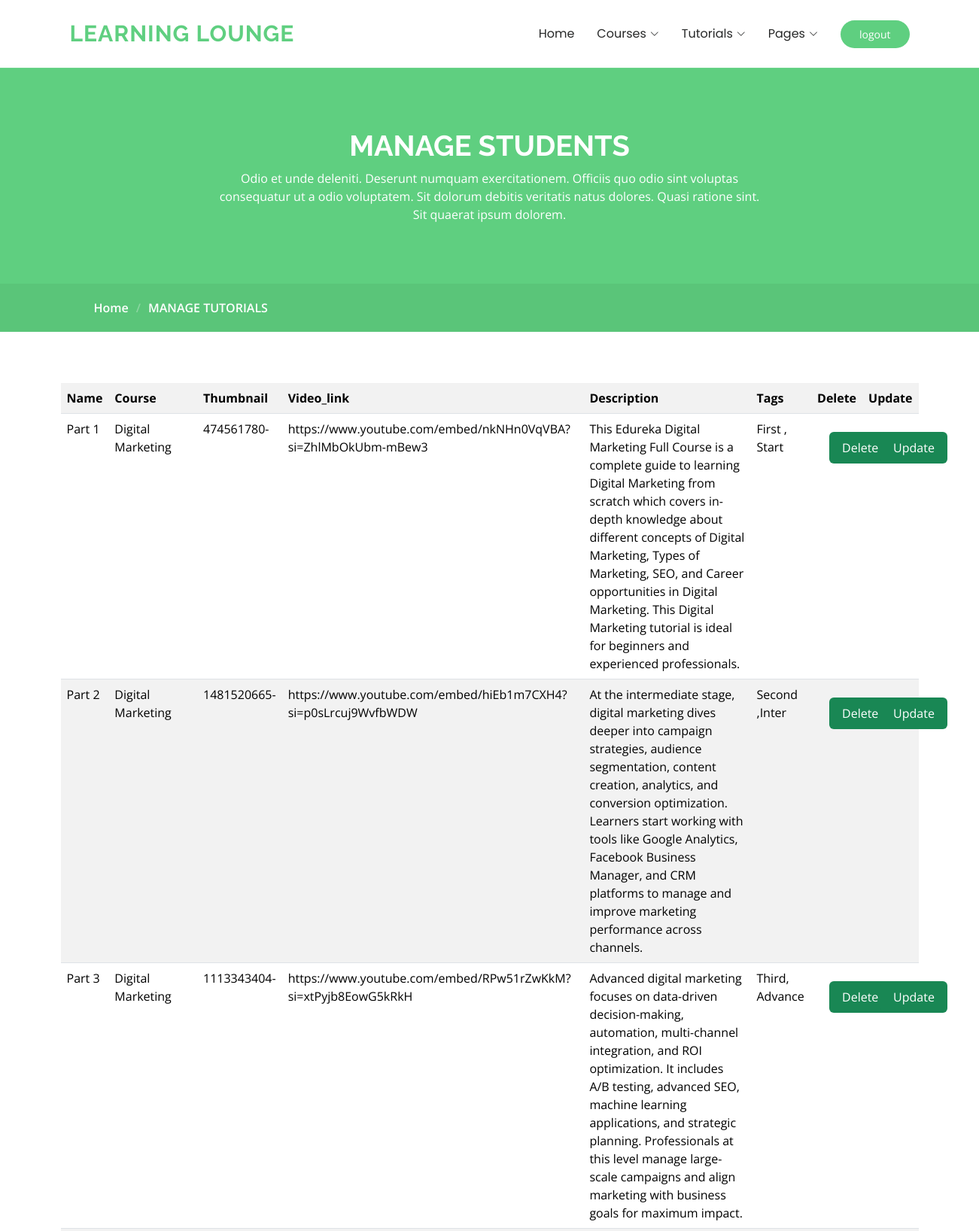
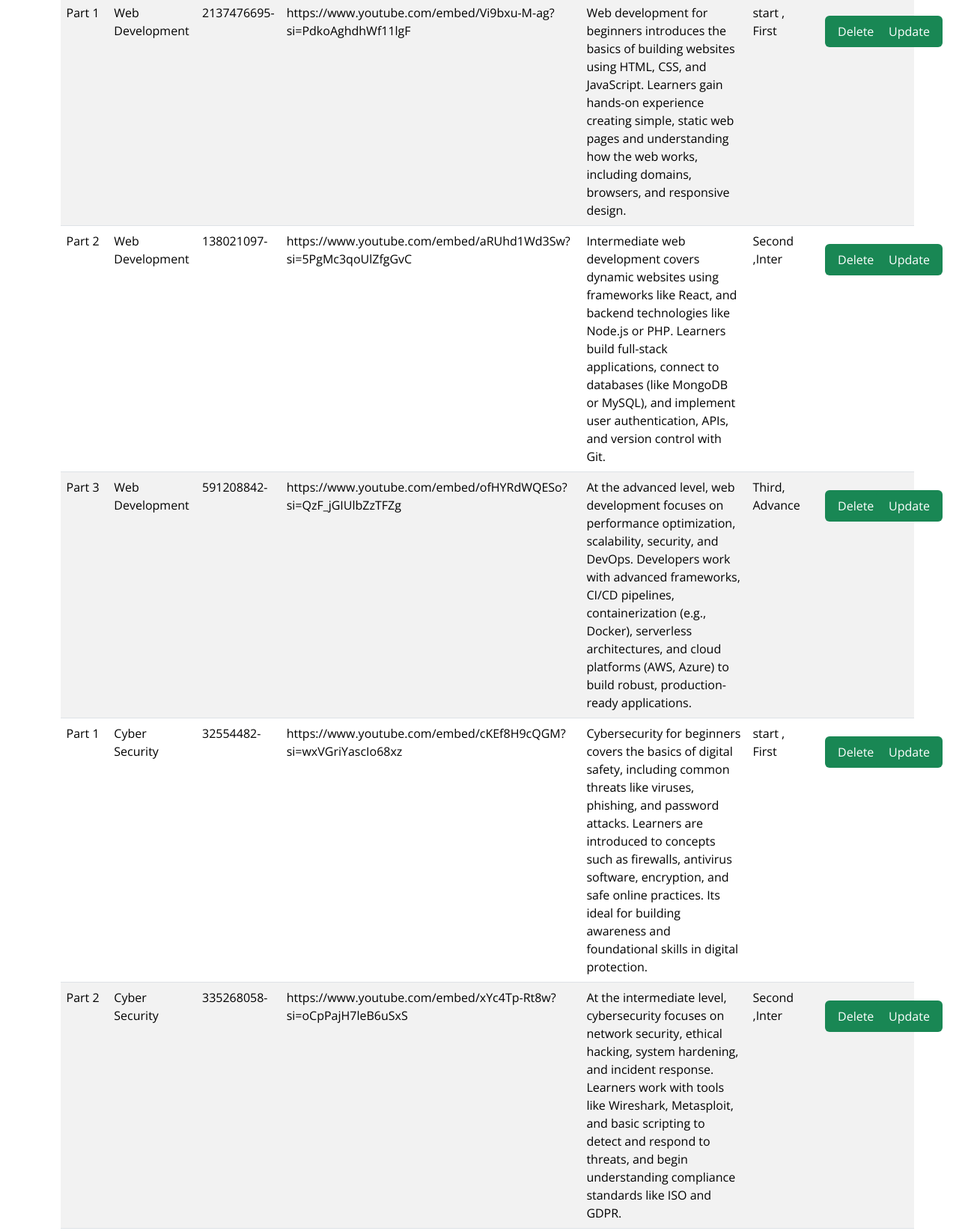
Screenshot of /manage_tutorials.php (signed in, upper part) with the database file from the repository (2 pictures, top to bottom).
### tables this page shows
CREATE TABLE `tutorial` (
  `id` int(5) NOT NULL,
  `name` varchar(50) NOT NULL,
  `course` varchar(50) NOT NULL,
  `thumbnail` varchar(50) NOT NULL,
  `video_link` varchar(90) NOT NULL,
  `description` longtext NOT NULL,
  `tags` varchar(100) NOT NULL,
  `status` varchar(50) NOT NULL DEFAULT 'activated',
  `created_at` timestamp NOT NULL DEFAULT current_timestamp()
);

CREATE TABLE `course_category` (
  `id` int(5) NOT NULL,
  `image` varchar(100) NOT NULL,
  `course_name` varchar(50) NOT NULL,
  `course_price` int(6) NOT NULL,
  `description` longtext NOT NULL,
  `free_video` varchar(100) NOT NULL,
  `status` varchar(50) NOT NULL DEFAULT 'activated',
  `created_at` timestamp NOT NULL DEFAULT current_timestamp()
);

### manage_tutorials.php (the view, shortened to what this page needs)
<?php
include("admin_heading.php");
?>
<main>
    <div class="page-title" data-aos="fade">
        <div class="heading">
            <div class="container">
                <div class="row d-flex justify-content-center text-center">
                    <div class="col-lg-8">
                        <h1>MANAGE STUDENTS<br></h1>
                        <p class="mb-0">Odio et unde deleniti. Deserunt numquam exercitationem. Officiis quo odio sint
                            voluptas
                            consequatur ut a odio voluptatem. Sit dolorum debitis veritatis natus dolores. Quasi ratione
                            sint. Sit
                            quaerat ipsum dolorem.</p>
                    </div>
                </div>
            </div>
        </div>
        <nav class="breadcrumbs">
            <div class="container">
                <ol>
                    <li><a href="index.php">Home</a></li>
                    <li class="current">MANAGE TUTORIALS<br></li>
                </ol>
            </div>
        </nav>
    </div>
    <section id="contact" class="contact section">
        <section id="courses" class="courses section">
            <div class="container">
                <div class="row">
                    <table class="table table-striped">
                        <tr>
                            <th>Name</th>
                            <th>Course</th>
                            <th>Thumbnail</th>
                            <th>Video_link</th>
                            <th>Description</th>
                            <th>Tags</th>
                            <th>Delete</th>
                            <th>Update</th>
                        </tr>
                        <?php
                        include("config.php");
                        $query = "SELECT tutorial.* ,course_category.course_name FROM `tutorial` INNER JOIN `course_category` on tutorial.course=course_category.id";
                        $res = mysqli_query($db, $query);
                        while ($data = mysqli_fetch_assoc($res)) {
                        ?>
                            <tr>
                                <td><?php echo $data['name'] ?></td>
                                <td><?php echo $data['course_name'] ?></td>
                                <td><?php echo $data['thumbnail'] ?></td>
                                <td><?php echo $data['video_link'] ?></td>
                                <td><?php echo $data['description'] ?></td>
                                <td><?php echo $data['tags'] ?></td>
                                <td>
                                    <a href="delete_tutorials.php?id=<?php echo $data['id']; ?>" class="text-white">
                                        <button class="text-white bg-success btn px-3 py-2 m-3 py-0 rounded position-absolute">
                                            Delete
                                        </button>
                                    </a>
                                </td>
                                <td colspan="">
                                    <a href="update_tutorials.php?id=<?php echo $data['id']; ?>" class="text-white">
                                        <button class="btn text-white bg-success px-3 py-2 m-3 py-0  rounded position-absolute">
                                            Update
                                        </button>
                                    </a>
                                </td>
                            </tr>
                        <?php
                        }
                        ?>
                    </table>
                </div>
            </div>
        </section>
    </section>
</main>
<?php
include("footer.php");
?>

### assets/css/main.css (style rules this page uses)
:root { --default-font: "Open Sans", system-ui, -apple-system, "Segoe UI", Roboto, "Helvetica Neue", Arial, "Noto Sans", "Liberation Sans", sans-serif, "Apple Color Emoji", "Segoe UI Emoji", "Segoe UI Symbol", "Noto Color Emoji"; --heading-font: "Raleway", sans-serif; --nav-font: "Poppins", sans-serif; }
:root { --background-color: #ffffff; --default-color: #444444; --heading-color: #37423b; --accent-color: #5fcf80; --surface-color: #ffffff; --contrast-color: #ffffff; }
:root { --nav-color: #272828; --nav-hover-color: #5fcf80; --nav-mobile-background-color: #ffffff; --nav-dropdown-background-color: #ffffff; --nav-dropdown-color: #272828; --nav-dropdown-hover-color: #5fcf80; }
:root { scroll-behavior: smooth; }
body { color: var(--default-color); background-color: var(--background-color); font-family: var(--default-font); }
a { color: var(--accent-color); text-decoration: none; transition: 0.3s; }
h1, h2, h3, h4, h5, h6 { color: var(--heading-color); font-family: var(--heading-font); }
.page-title { --default-color: var(--contrast-color); --background-color: var(--accent-color); --heading-color: var(--contrast-color); color: var(--default-color); background-color: var(--background-color); position: relative; }
.page-title .heading { padding: 80px 0; border-top: 1px solid color-mix(in srgb, var(--default-color), transparent 90%); }
.page-title .heading h1 { font-size: 38px; font-weight: 700; }
.page-title nav { background-color: color-mix(in srgb, var(--accent-color) 90%, black 5%); padding: 20px 0; }
.page-title nav a { color: var(--default-color); }
.page-title nav ol { display: flex; flex-wrap: wrap; list-style: none; margin: 0; font-size: 16px; font-weight: 600; }
.page-title nav ol li+li { padding-left: 10px; }
.page-title nav ol li+li::before { content: "/"; display: inline-block; padding-right: 10px; color: color-mix(in srgb, var(--default-color), transparent 70%); }
section, .section { color: var(--default-color); background-color: var(--background-color); padding: 60px 0; scroll-margin-top: 900px; overflow: clip; }
.contact { padding-top: 8px; padding-bottom: 40px; }

### rows the page displays
tutorial: name "Part 1", course_category.course_name "Digital Marketing", thumbnail "474561780-", video_link "https://www.youtube.com/embed/nkNHn0VqVBA?si=ZhlMbOkUbm-mBew3", description "This Edureka Digital Marketing Full Course is a complete guide to learning Digital Marketing from scratch which covers in-depth knowledge about different concepts of Digital Marketing, Types of Marketing, SEO, and Career opportunities in Digital Marketing. This Digital Marketing tutorial is ideal for beginners and experienced professionals.", tags "First , Start"
tutorial: name "Part 2", course_category.course_name "Digital Marketing", thumbnail "1481520665-", video_link "https://www.youtube.com/embed/hiEb1m7CXH4?si=p0sLrcuj9WvfbWDW", description "At the intermediate stage, digital marketing dives deeper into campaign strategies, audience segmentation, content creation, analytics, and conversion optimization. Learners start working with tools like Google Analytics, Facebook Business Manager, and CRM platforms to manage and improve marketing performance across channels.", tags "Second ,Inter"
tutorial: name "Part 3", course_category.course_name "Digital Marketing", thumbnail "1113343404-", video_link "https://www.youtube.com/embed/RPw51rZwKkM?si=xtPyjb8EowG5kRkH", description "Advanced digital marketing focuses on data-driven decision-making, automation, multi-channel integration, and ROI optimization. It includes A/B testing, advanced SEO, machine learning applications, and strategic planning. Professionals at this level manage large-scale campaigns and align marketing with business goals for maximum impact.", tags "Third, Advance"
tutorial: name "Part 1", course_category.course_name "Web Development", thumbnail "2137476695-", video_link "https://www.youtube.com/embed/Vi9bxu-M-ag?si=PdkoAghdhWf11lgF", description "Web development for beginners introduces the basics of building websites using HTML, CSS, and JavaScript. Learners gain hands-on experience creating simple, static web pages and understanding how the web works, including domains, browsers, and responsive design.", tags "start , First"
tutorial: name "Part 2", course_category.course_name "Web Development", thumbnail "138021097-", video_link "https://www.youtube.com/embed/aRUhd1Wd3Sw?si=5PgMc3qoUlZfgGvC", description "Intermediate web development covers dynamic websites using frameworks like React, and backend technologies like Node.js or PHP. Learners build full-stack applications, connect to databases (like MongoDB or MySQL), and implement user authentication, APIs, and version control with Git.", tags "Second ,Inter"
tutorial: name "Part 3", course_category.course_name "Web Development", thumbnail "591208842-", video_link "https://www.youtube.com/embed/ofHYRdWQESo?si=QzF_jGIUlbZzTFZg", description "At the advanced level, web development focuses on performance optimization, scalability, security, and DevOps. Developers work with advanced frameworks, CI/CD pipelines, containerization (e.g., Docker), serverless architectures, and cloud platforms (AWS, Azure) to build robust, production-ready applications.", tags "Third, Advance"
tutorial: name "Part 1", course_category.course_name "Cyber Security", thumbnail "32554482-", video_link "https://www.youtube.com/embed/cKEf8H9cQGM?si=wxVGriYascIo68xz", description "Cybersecurity for beginners covers the basics of digital safety, including common threats like viruses, phishing, and password attacks. Learners are introduced to concepts such as firewalls, antivirus software, encryption, and safe online practices. Its ideal for building awareness and foundational skills in digital protection.", tags "start , First"
tutorial: name "Part 2", course_category.course_name "Cyber Security", thumbnail "335268058-", video_link "https://www.youtube.com/embed/xYc4Tp-Rt8w?si=oCpPajH7leB6uSxS", description "At the intermediate level, cybersecurity focuses on network security, ethical hacking, system hardening, and incident response. Learners work with tools like Wireshark, Metasploit, and basic scripting to detect and respond to threats, and begin understanding compliance standards like ISO and GDPR.", tags "Second ,Inter"
